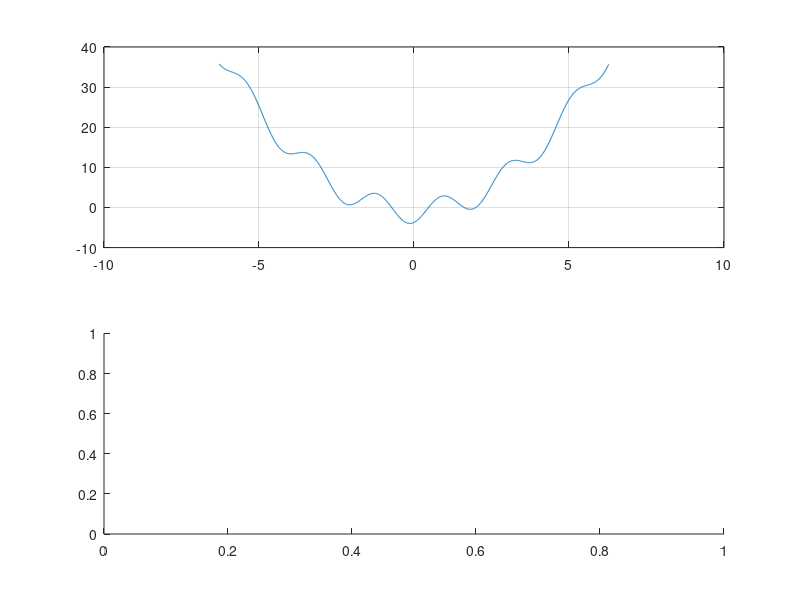

MATLAB code for this plot:
subplot(2,1,1);
x = -2*pi:0.01:2*pi;
y = power(x,2)-3.*sin(3.*x+2)-1;
plot(x, y)
grid on
hold on
subplot(2,1,2);
i=1;
x(i)=0;
%error(i)=9999;
error = 9999;

while error >= 0.00000000000000000000001
   x(i+1)=(1/9) .* (power(x(i),2) - 3.*sin(3.*x(i)+2)-1) + x(i); 
   if i > 2
    error = abs(x(i)-x(i-1));
   end
   
   i = i + 1
end
